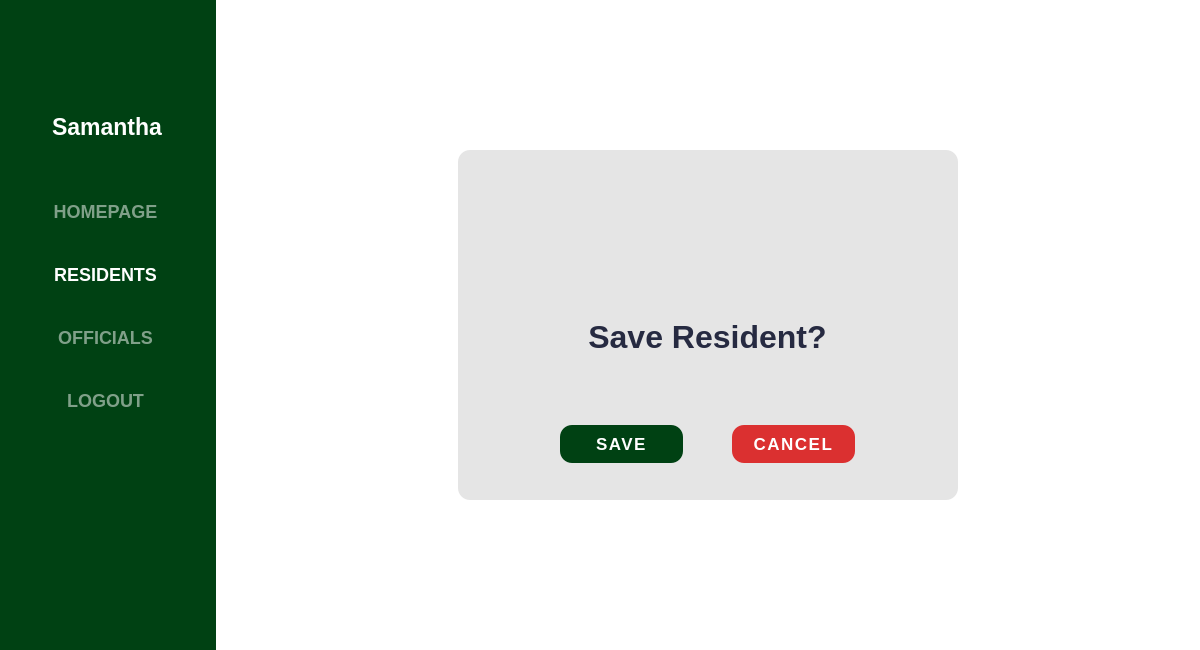
<?xml version="1.0" encoding="UTF-8"?>
<ui version="4.0">
 <class>LogIn</class>
 <widget class="QMainWindow" name="LogIn">
  <property name="geometry">
   <rect>
    <x>0</x>
    <y>0</y>
    <width>1200</width>
    <height>650</height>
   </rect>
  </property>
  <property name="minimumSize">
   <size>
    <width>1200</width>
    <height>650</height>
   </size>
  </property>
  <property name="maximumSize">
   <size>
    <width>16777215</width>
    <height>16777215</height>
   </size>
  </property>
  <property name="windowTitle">
   <string>MainWindow</string>
  </property>
  <property name="styleSheet">
   <string notr="true"/>
  </property>
  <widget class="QWidget" name="centralwidget">
   <property name="minimumSize">
    <size>
     <width>1200</width>
     <height>650</height>
    </size>
   </property>
   <property name="maximumSize">
    <size>
     <width>16777215</width>
     <height>16777215</height>
    </size>
   </property>
   <property name="styleSheet">
    <string notr="true">background-color: rgb(0, 65, 19);</string>
   </property>
   <layout class="QHBoxLayout" name="horizontalLayout_5">
    <property name="leftMargin">
     <number>0</number>
    </property>
    <property name="topMargin">
     <number>0</number>
    </property>
    <property name="rightMargin">
     <number>0</number>
    </property>
    <property name="bottomMargin">
     <number>0</number>
    </property>
    <item>
     <widget class="QFrame" name="menu_container">
      <property name="minimumSize">
       <size>
        <width>201</width>
        <height>617</height>
       </size>
      </property>
      <property name="maximumSize">
       <size>
        <width>210</width>
        <height>16777215</height>
       </size>
      </property>
      <property name="styleSheet">
       <string notr="true">border: none;</string>
      </property>
      <property name="frameShape">
       <enum>QFrame::StyledPanel</enum>
      </property>
      <property name="frameShadow">
       <enum>QFrame::Raised</enum>
      </property>
      <layout class="QVBoxLayout" name="verticalLayout">
       <item>
        <widget class="QFrame" name="frame_3">
         <property name="minimumSize">
          <size>
           <width>196</width>
           <height>151</height>
          </size>
         </property>
         <property name="maximumSize">
          <size>
           <width>16777215</width>
           <height>151</height>
          </size>
         </property>
         <property name="layoutDirection">
          <enum>Qt::LeftToRight</enum>
         </property>
         <property name="frameShape">
          <enum>QFrame::StyledPanel</enum>
         </property>
         <property name="frameShadow">
          <enum>QFrame::Raised</enum>
         </property>
         <layout class="QVBoxLayout" name="verticalLayout_2">
          <item>
           <widget class="QFrame" name="frame">
            <property name="minimumSize">
             <size>
              <width>0</width>
              <height>80</height>
             </size>
            </property>
            <property name="frameShape">
             <enum>QFrame::StyledPanel</enum>
            </property>
            <property name="frameShadow">
             <enum>QFrame::Raised</enum>
            </property>
            <layout class="QHBoxLayout" name="horizontalLayout_2">
             <item>
              <widget class="QLabel" name="staff_image">
               <property name="minimumSize">
                <size>
                 <width>60</width>
                 <height>60</height>
                </size>
               </property>
               <property name="maximumSize">
                <size>
                 <width>80</width>
                 <height>80</height>
                </size>
               </property>
               <property name="layoutDirection">
                <enum>Qt::LeftToRight</enum>
               </property>
               <property name="text">
                <string/>
               </property>
               <property name="pixmap">
                <pixmap>../images&amp;icon/user.png</pixmap>
               </property>
               <property name="scaledContents">
                <bool>true</bool>
               </property>
              </widget>
             </item>
            </layout>
           </widget>
          </item>
          <item>
           <widget class="QLabel" name="staff_username">
            <property name="font">
             <font>
              <pointsize>17</pointsize>
              <bold>true</bold>
             </font>
            </property>
            <property name="styleSheet">
             <string notr="true">color: white;</string>
            </property>
            <property name="text">
             <string>&lt;html&gt;&lt;head/&gt;&lt;body&gt;&lt;p align=&quot;center&quot;&gt;Samantha&lt;/p&gt;&lt;/body&gt;&lt;/html&gt;</string>
            </property>
           </widget>
          </item>
         </layout>
        </widget>
       </item>
       <item>
        <widget class="QFrame" name="frame_4">
         <property name="styleSheet">
          <string notr="true">QPushButton{
color: rgb(128, 160, 137);
font-size: 18px;
font-weight: bold;
text-align: center;
cursor: pointer;
}

QPushButton:hover{
color: white;
}</string>
         </property>
         <property name="frameShape">
          <enum>QFrame::StyledPanel</enum>
         </property>
         <property name="frameShadow">
          <enum>QFrame::Raised</enum>
         </property>
         <layout class="QVBoxLayout" name="verticalLayout_3">
          <property name="bottomMargin">
           <number>200</number>
          </property>
          <item>
           <widget class="QPushButton" name="homepage_button">
            <property name="minimumSize">
             <size>
              <width>175</width>
              <height>41</height>
             </size>
            </property>
            <property name="cursor">
             <cursorShape>PointingHandCursor</cursorShape>
            </property>
            <property name="styleSheet">
             <string notr="true"/>
            </property>
            <property name="text">
             <string>HOMEPAGE</string>
            </property>
           </widget>
          </item>
          <item>
           <widget class="QPushButton" name="resident_button">
            <property name="minimumSize">
             <size>
              <width>175</width>
              <height>41</height>
             </size>
            </property>
            <property name="cursor">
             <cursorShape>PointingHandCursor</cursorShape>
            </property>
            <property name="styleSheet">
             <string notr="true">color: white;</string>
            </property>
            <property name="text">
             <string>RESIDENTS</string>
            </property>
           </widget>
          </item>
          <item>
           <widget class="QPushButton" name="official_button">
            <property name="minimumSize">
             <size>
              <width>175</width>
              <height>41</height>
             </size>
            </property>
            <property name="cursor">
             <cursorShape>PointingHandCursor</cursorShape>
            </property>
            <property name="text">
             <string>OFFICIALS</string>
            </property>
           </widget>
          </item>
          <item>
           <widget class="QPushButton" name="logout_button">
            <property name="minimumSize">
             <size>
              <width>175</width>
              <height>41</height>
             </size>
            </property>
            <property name="cursor">
             <cursorShape>PointingHandCursor</cursorShape>
            </property>
            <property name="styleSheet">
             <string notr="true"/>
            </property>
            <property name="text">
             <string>LOGOUT</string>
            </property>
           </widget>
          </item>
         </layout>
        </widget>
       </item>
      </layout>
     </widget>
    </item>
    <item>
     <widget class="QWidget" name="main_content" native="true">
      <property name="minimumSize">
       <size>
        <width>921</width>
        <height>631</height>
       </size>
      </property>
      <property name="maximumSize">
       <size>
        <width>1111111</width>
        <height>1111111</height>
       </size>
      </property>
      <property name="font">
       <font>
        <pointsize>12</pointsize>
       </font>
      </property>
      <property name="styleSheet">
       <string notr="true">#main_content{
background-color: white;
}

</string>
      </property>
      <layout class="QHBoxLayout" name="horizontalLayout">
       <item>
        <widget class="QFrame" name="frame_2">
         <property name="minimumSize">
          <size>
           <width>500</width>
           <height>350</height>
          </size>
         </property>
         <property name="maximumSize">
          <size>
           <width>500</width>
           <height>350</height>
          </size>
         </property>
         <property name="styleSheet">
          <string notr="true">background-color: rgb(229, 229, 229);
border-radius: 12px;
</string>
         </property>
         <property name="frameShape">
          <enum>QFrame::StyledPanel</enum>
         </property>
         <property name="frameShadow">
          <enum>QFrame::Raised</enum>
         </property>
         <layout class="QVBoxLayout" name="verticalLayout_4">
          <item>
           <widget class="QFrame" name="frame_5">
            <property name="styleSheet">
             <string notr="true">border: none;</string>
            </property>
            <property name="frameShape">
             <enum>QFrame::StyledPanel</enum>
            </property>
            <property name="frameShadow">
             <enum>QFrame::Raised</enum>
            </property>
            <layout class="QHBoxLayout" name="horizontalLayout_3">
             <item>
              <widget class="QLabel" name="label">
               <property name="minimumSize">
                <size>
                 <width>115</width>
                 <height>100</height>
                </size>
               </property>
               <property name="maximumSize">
                <size>
                 <width>115</width>
                 <height>100</height>
                </size>
               </property>
               <property name="text">
                <string/>
               </property>
               <property name="pixmap">
                <pixmap>../images&amp;icon/check.png</pixmap>
               </property>
               <property name="scaledContents">
                <bool>true</bool>
               </property>
              </widget>
             </item>
            </layout>
           </widget>
          </item>
          <item>
           <widget class="QFrame" name="frame_6">
            <property name="styleSheet">
             <string notr="true">border: none;</string>
            </property>
            <property name="frameShape">
             <enum>QFrame::StyledPanel</enum>
            </property>
            <property name="frameShadow">
             <enum>QFrame::Raised</enum>
            </property>
            <layout class="QHBoxLayout" name="horizontalLayout_4">
             <item>
              <widget class="QLabel" name="label_2">
               <property name="minimumSize">
                <size>
                 <width>331</width>
                 <height>91</height>
                </size>
               </property>
               <property name="maximumSize">
                <size>
                 <width>331</width>
                 <height>91</height>
                </size>
               </property>
               <property name="font">
                <font>
                 <pointsize>24</pointsize>
                 <bold>true</bold>
                </font>
               </property>
               <property name="styleSheet">
                <string notr="true">color: rgb(38, 42, 65);</string>
               </property>
               <property name="text">
                <string>&lt;html&gt;&lt;head/&gt;&lt;body&gt;&lt;p align=&quot;center&quot;&gt;Save Resident?&lt;/p&gt;&lt;/body&gt;&lt;/html&gt;</string>
               </property>
              </widget>
             </item>
            </layout>
           </widget>
          </item>
          <item>
           <widget class="QFrame" name="frame_7">
            <property name="styleSheet">
             <string notr="true">border: none;</string>
            </property>
            <property name="frameShape">
             <enum>QFrame::StyledPanel</enum>
            </property>
            <property name="frameShadow">
             <enum>QFrame::Raised</enum>
            </property>
            <layout class="QHBoxLayout" name="horizontalLayout_6">
             <property name="leftMargin">
              <number>50</number>
             </property>
             <property name="rightMargin">
              <number>50</number>
             </property>
             <item>
              <widget class="QPushButton" name="save_button">
               <property name="maximumSize">
                <size>
                 <width>123</width>
                 <height>38</height>
                </size>
               </property>
               <property name="font">
                <font>
                 <pointsize>13</pointsize>
                 <bold>true</bold>
                </font>
               </property>
               <property name="cursor">
                <cursorShape>PointingHandCursor</cursorShape>
               </property>
               <property name="styleSheet">
                <string notr="true">#save_button{
letter-spacing: 1.5px;
background-color: rgb(0, 65, 19);
color: white;
}

#save_button:hover{
background-color: white;
border: 4px solid rgb(0, 65, 19);
color: rgb(0, 65, 19);
}
</string>
               </property>
               <property name="text">
                <string>SAVE</string>
               </property>
              </widget>
             </item>
             <item>
              <widget class="QPushButton" name="cancel_button">
               <property name="maximumSize">
                <size>
                 <width>123</width>
                 <height>38</height>
                </size>
               </property>
               <property name="font">
                <font>
                 <pointsize>13</pointsize>
                 <bold>true</bold>
                </font>
               </property>
               <property name="cursor">
                <cursorShape>PointingHandCursor</cursorShape>
               </property>
               <property name="styleSheet">
                <string notr="true">#cancel_button{
background-color: rgb(219, 48, 48);
color: white;
letter-spacing: 1.5px;
}

#cancel_button:hover{
background-color: white;
border: 4px solid rgb(219, 48, 48);
color: rgb(219, 48, 48);
}

</string>
               </property>
               <property name="text">
                <string>CANCEL</string>
               </property>
              </widget>
             </item>
            </layout>
           </widget>
          </item>
         </layout>
        </widget>
       </item>
      </layout>
     </widget>
    </item>
   </layout>
  </widget>
 </widget>
 <resources/>
 <connections/>
</ui>
